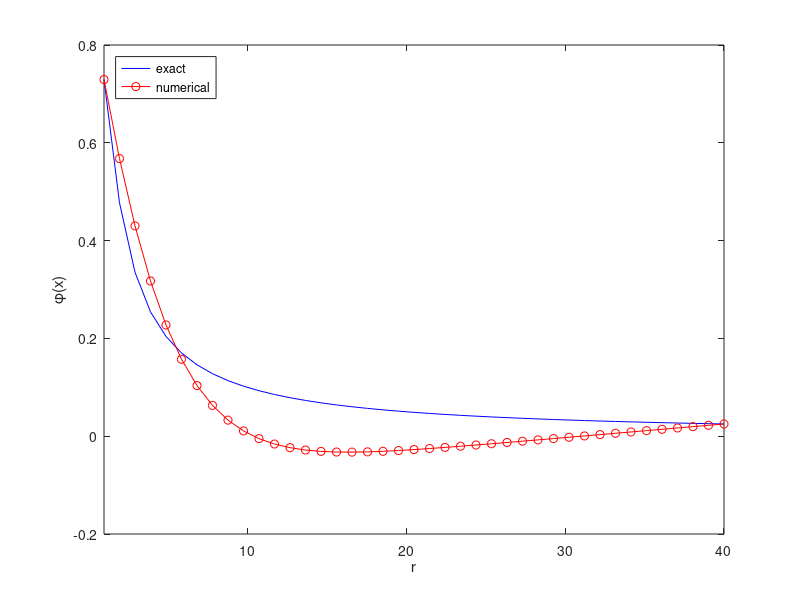

Write MATLAB code to recreate this figure.
clear all
close all

a = 1;
b = 40;
N = 40; % number of cells; N+1 is the number of grid points
L = b-a; % size of the domain
h = L/N; % grid spacing
r0 = 5.29;
x = linspace(a,b,N+1)'; % column vector of grid points

phi_f = @(x) (1./x)-(1+1./x).*exp(-2.*x);  % inline function for the exact solution
rho_f = @(x)-((4.*x.*exp(-2.*x./r0))./r0^3); % inline function for the exact right-hand-side
% rho_f = @(x)(8.*x.*exp((-2.*x).*(r0+x)./r0)./r0^4);

phi_exact = phi_f(x); % exact solution at the grid points

alpha = phi_f(a); % boundary condition
beta = phi_f(b); % boundary condition

rho = rho_f(x(2:N)); % exact rho at the grid points
rho(1) = rho(1) + alpha/h^2; % add boundary term
rho(N-1) = rho(N-1) + beta/h^2; % add boundary term

dA = diag( 2*ones(1,N-1) ); % diagonal matrix
dAp1 = diag( -1*ones(1,N-2), 1 ); % super-diagonal matrix
dAm1 = diag( -1*ones(1,N-2), -1 ); % sub-diagonal matrix
A = (dA + dAp1 + dAm1);
A = A/h^2;

eigv = eig(A); % for curiosity, we check the eigenvalues of A
phi = A\rho; % solving the linear system

solver_err = max( abs(A*phi - rho) );% Did the solver do his job?

phi_num = [alpha; phi; beta]; % enlarge the solution vector by the values at the boundary

plot(x,phi_exact,'b-',x,phi_num,'ro-');
xlim([a b]);
xlabel('r');
ylabel('\phi(x)');
legend('exact','numerical','location','northwest');